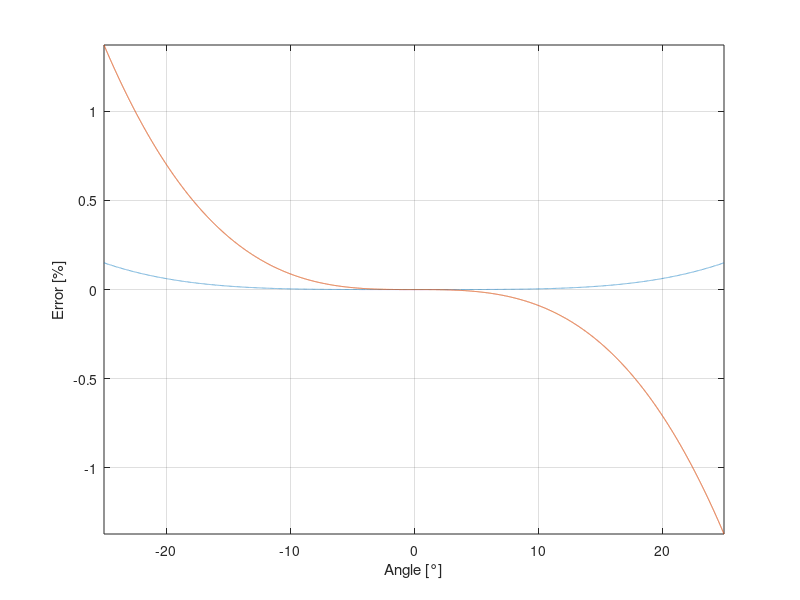
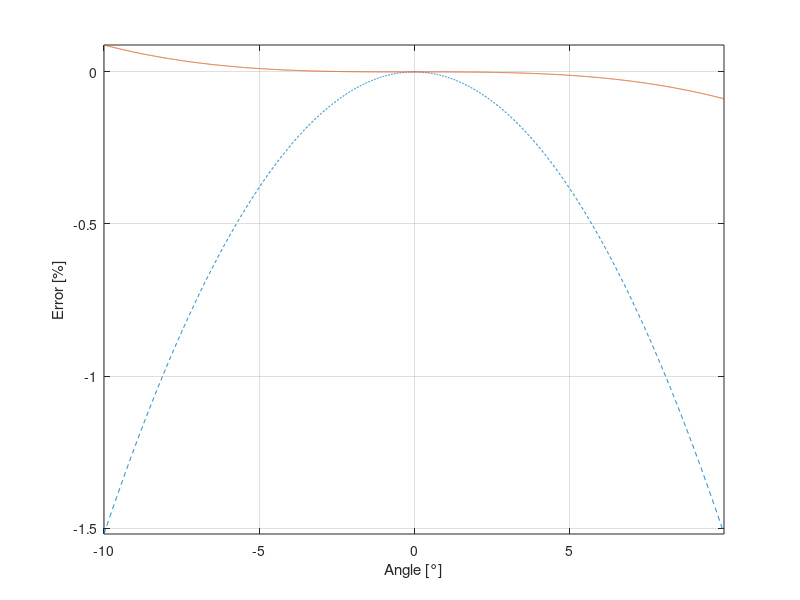

The MATLAB script that drew these images, in order:
x=-25*pi/180:0.0001:25*pi/180;
X=-10*pi/180:0.0001:10*pi/180;


%% approximation with cos=<1-x^2/2
figure
plot(x*180/pi,(cos(x)-(1-x.^2/2))*100, '--', x*180/pi,(sin(x)-x)*100);

xlabel('Angle [°]'); ylabel('Error [%]');
axis tight;
grid on;

%% Approximation with cos=>1
figure
plot(X*180/pi,(cos(X)-(1))*100, '--', X*180/pi,(sin(X)-X)*100);

xlabel('Angle [°]'); ylabel('Error [%]');
axis tight;
grid on;